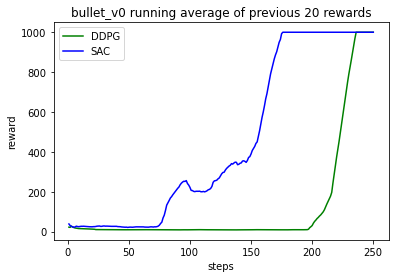

Write the Python code that produced this figure.
# -*- coding: utf-8 -*-
"""
Created on Fri Jan 14 14:03:33 2022

@author: dltns
"""
import matplotlib.pyplot as plt
import csv
import numpy as np

x = [i+1 for i in range(250)]
ddpg_data=[]
sac_data=[]   
ddpg_data_mean=[]
sac_data_mean=[]
#append values to list
with open("bullet_v0_data_ddpg.csv") as f1:
    reader = csv.reader(f1)
    for row in reader:
        ddpg_data.append(float(row[0]))
        ddpg_data_mean.append(np.mean(ddpg_data[-20:]))
with open("bullet_v0_data_sac.csv") as f2:
    reader = csv.reader(f2)
    for row in reader:
        sac_data.append(float(row[0]))
        sac_data_mean.append(np.mean(sac_data[-20:]))


plt.plot(x, ddpg_data_mean[0:250], color='green',  label='DDPG')
plt.plot(x, sac_data_mean[0:250], color='blue', label='SAC')

plt.xlabel('steps')
plt.ylabel('reward')
plt.title('bullet_v0 running average of previous 20 rewards')
plt.legend()
plt.show()

#avg_score=np.mean(score_history[-100:])
